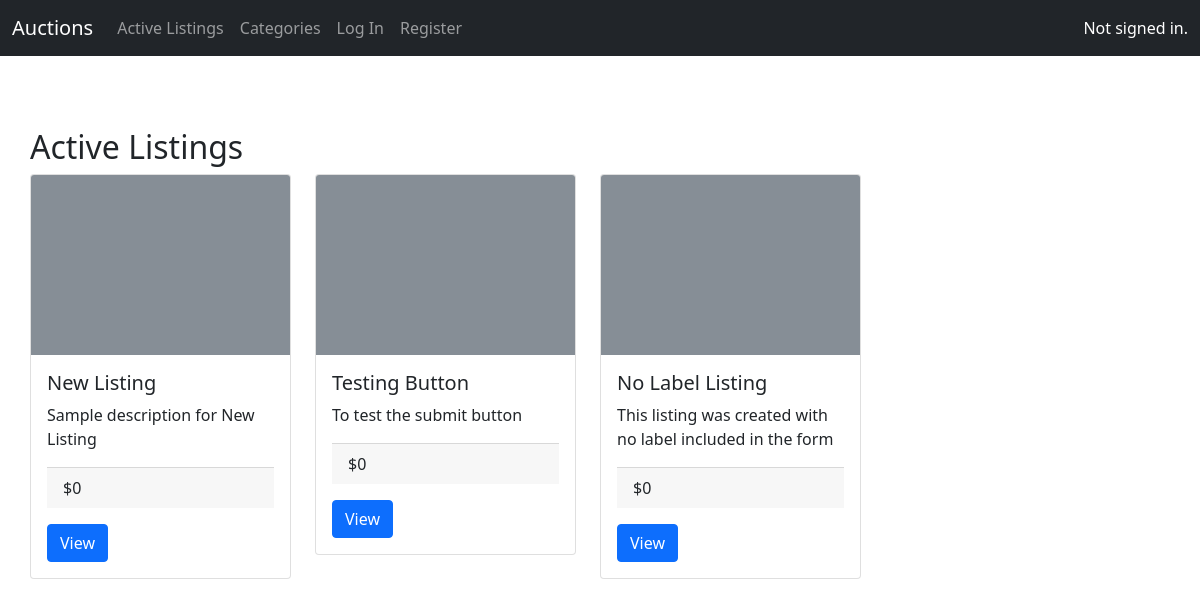
Before: / with the older database file.
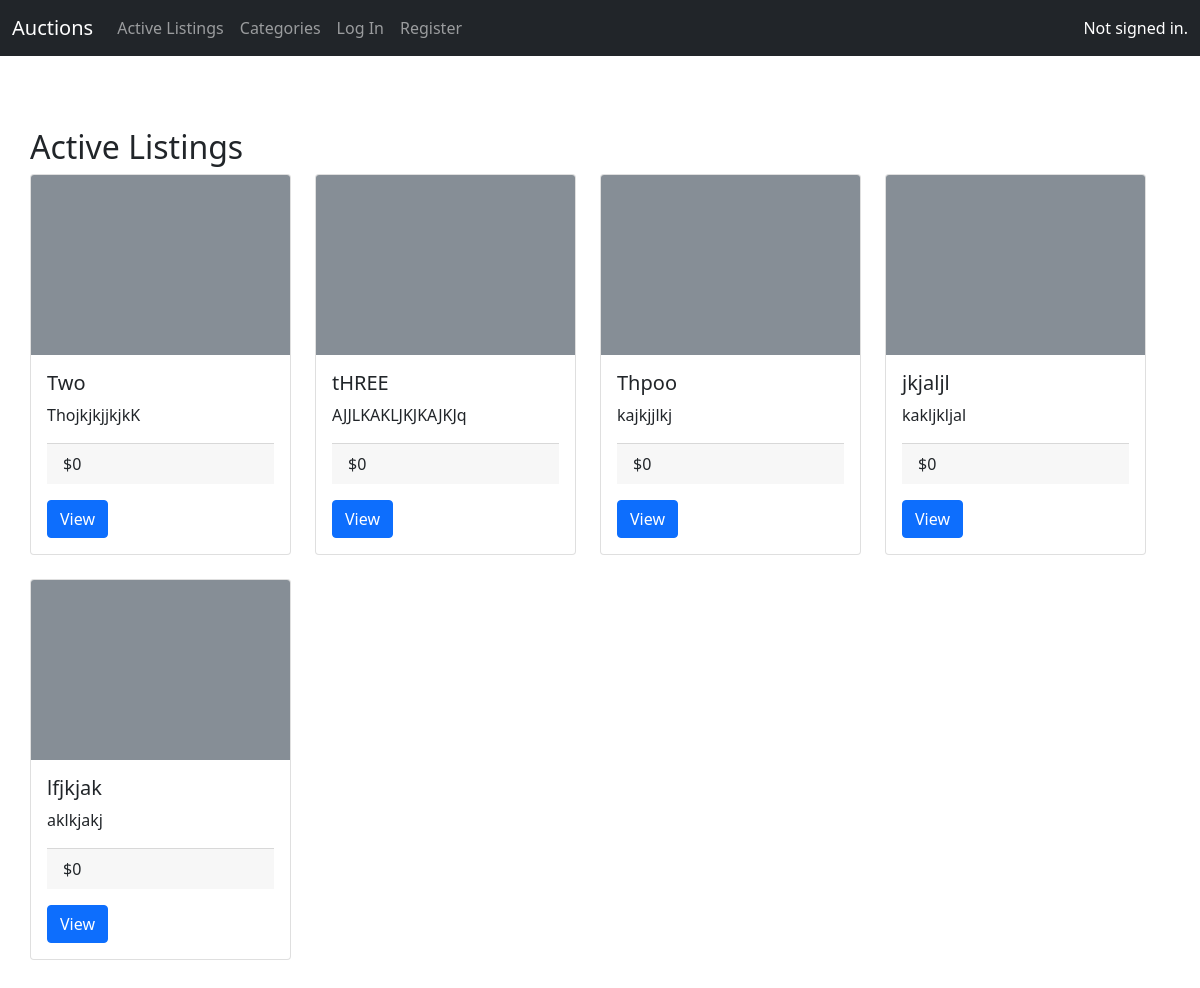
After: the same page with the newer database file.
### auctions/models.py (models this page shows, shortened)
class AuctionListing(models.Model):
    title = models.CharField(max_length=64)
    description = models.TextField()
    starting_bid = models.IntegerField()
    current_price = models.ForeignKey('Bid', on_delete=models.CASCADE, related_name="listings")
    image = models.URLField(blank=True)
    category = models.CharField(max_length=64, blank=True)
    seller = models.ForeignKey(User, on_delete=models.CASCADE, related_name="listings")
    comments = models.ManyToManyField('Comment', blank=True, related_name="listings")
    active = models.BooleanField(default=True)
    watchlist = models.ManyToManyField(User, blank=True, related_name="watchlist")

class Bid(models.Model):
    bid = models.IntegerField()
    bidder = models.ForeignKey(User, on_delete=models.CASCADE, related_name="bids", null=True)

### auctions/views.py (the view)
# urls.py: path("", views.index, name="index"),
def index(request):
    auction_listings = AuctionListing.objects.filter(active=True)
    return render(request, "auctions/index.html", {
        "auction_listings": auction_listings
    })

### auctions/templates/auctions/index.html
{% extends "auctions/layout.html" %}
{% block body %}
    <h2>Active Listings</h2>
    <div class="row  row-cols-1 row-cols-md-4 g-4">
        {% for listing in auction_listings %}
            <div class="col">
                <div class="card">
                    <svg class="bd-placeholder-img card-img-top" width="100%" height="180" xmlns="http://www.w3.org/2000/svg" role="img" aria-label="Placeholder: Image cap" preserveAspectRatio="xMidYMid slice" focusable="false"><title>Placeholder</title><rect width="100%" height="100%" fill="#868e96"/><text x="50%" y="50%" fill="#dee2e6" dy=".3em">{{ listing.image }}</text></svg>
                    <div class="card-body">
                    <h5 class="card-title">{{ listing.title }}</h5>
                    <p class="card-text">{{ listing.description }}</p>
                    <p class="card-footer">${{ listing.current_price.bid }}</p>
                    <a href="{% url 'listing' listing.id %}" class="btn btn-primary">View</a>
                    </div>
                </div>
            </div>
        {% empty %}
            <p>No active listings.</p>
        {% endfor %}
    </div>
{% endblock %}

Changed rows visible on the page:
no longer on this page (row edited): AuctionListing: title "New Listing", description "Sample description for New Listing", current_price.bid "0"
no longer on this page (row edited): AuctionListing: title "Testing Button", description "To test the submit button", current_price.bid "0"
no longer on this page (row edited): AuctionListing: title "No Label Listing", description "This listing was created with no label included in the form", current_price.bid "0"
added AuctionListing: title "Two", description "ThojkjkjjkjkK", current_price.bid "0"
added AuctionListing: title "tHREE", description "AJJLKAKLJKJKAJKJq", current_price.bid "0"
added AuctionListing: title "Thpoo", description "kajkjjlkj", current_price.bid "0"
added AuctionListing: title "jkjaljl", description "kakljkljal", current_price.bid "0"
added AuctionListing: title "lfjkjak", description "aklkjakj", current_price.bid "0"
